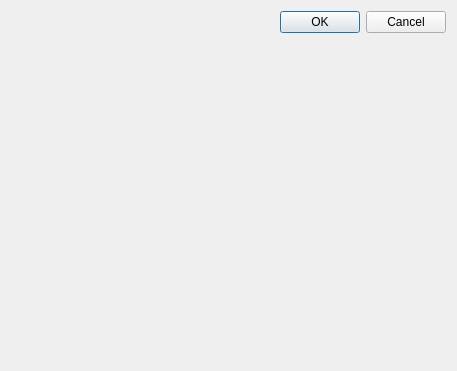
<?xml version="1.0" encoding="UTF-8"?>
<ui version="4.0">
 <class>Dialog</class>
 <widget class="QDialog" name="Dialog">
  <property name="geometry">
   <rect>
    <x>0</x>
    <y>0</y>
    <width>457</width>
    <height>371</height>
   </rect>
  </property>
  <property name="windowTitle">
   <string>Dialog</string>
  </property>
  <layout class="QFormLayout" name="formLayout">
   <item row="1" column="1">
    <widget class="QDialogButtonBox" name="buttonBox">
     <property name="orientation">
      <enum>Qt::Horizontal</enum>
     </property>
     <property name="standardButtons">
      <set>QDialogButtonBox::Cancel|QDialogButtonBox::Ok</set>
     </property>
    </widget>
   </item>
  </layout>
 </widget>
 <resources/>
 <connections>
  <connection>
   <sender>buttonBox</sender>
   <signal>accepted()</signal>
   <receiver>Dialog</receiver>
   <slot>accept()</slot>
   <hints>
    <hint type="sourcelabel">
     <x>248</x>
     <y>254</y>
    </hint>
    <hint type="destinationlabel">
     <x>157</x>
     <y>274</y>
    </hint>
   </hints>
  </connection>
  <connection>
   <sender>buttonBox</sender>
   <signal>rejected()</signal>
   <receiver>Dialog</receiver>
   <slot>reject()</slot>
   <hints>
    <hint type="sourcelabel">
     <x>316</x>
     <y>260</y>
    </hint>
    <hint type="destinationlabel">
     <x>286</x>
     <y>274</y>
    </hint>
   </hints>
  </connection>
 </connections>
</ui>
